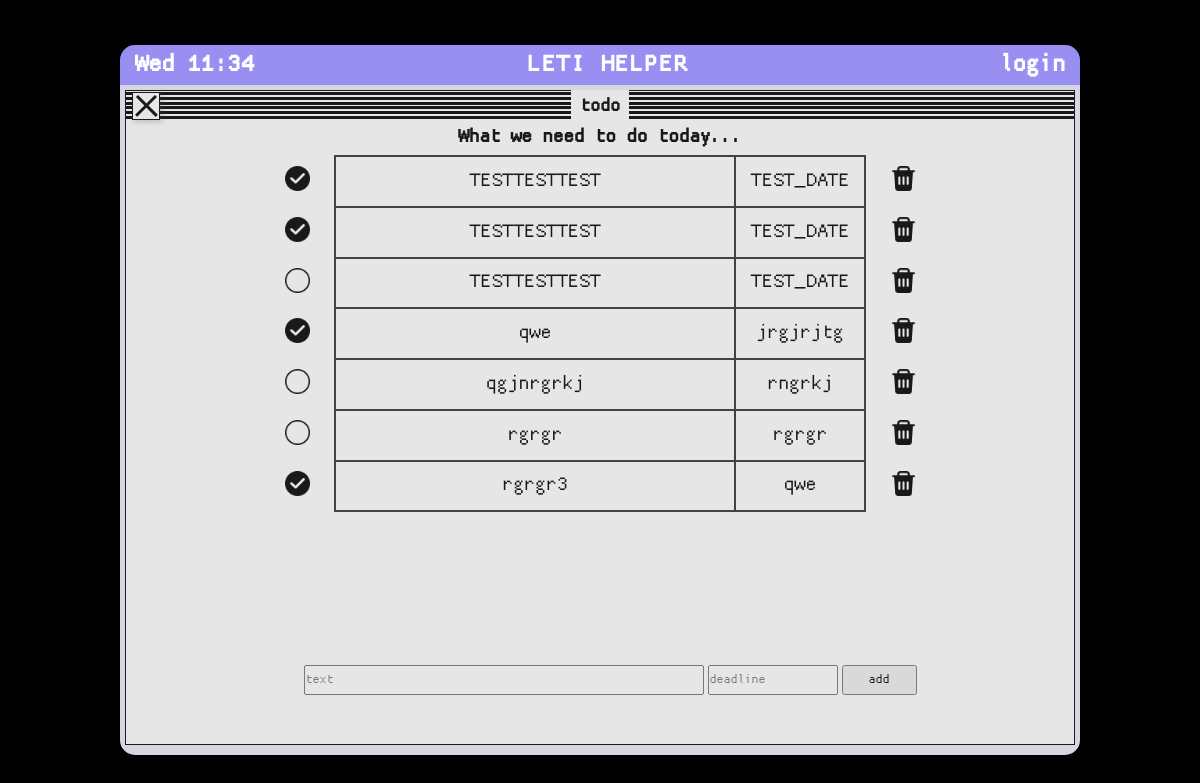
Screenshot of /todo with the database file from the repository.
### website/models.py (models this page shows)
class List(db.Model):
    id = db.Column(db.Integer, primary_key=True)
    text = db.Column(db.String(200))
    deadline = db.Column(db.String(10))
    complete = db.Column(db.Boolean, default=False)

### website/views.py (the view)
@views.route('/todo')
def todo():
    response = List.query.all()
    return render_template('todo.html', page_class = 'todo-page', page_title = 'todo', res=response, len=len(response))

### website/templates/todo.html (shortened to what this page needs)
{% extends 'base-page.html' %}
{% block page_content %}
<div class="page-content schedule-page-content page-todo">
    <div class="todo-head">What we need to do today...</div>
    <div class="fulltable no-copy">
        <div class="scroll-table todo-table no-copy">
            <div class="scroll-table-body">
                <table class="head-table">
                    <tbody>
                                {% if res.len == 0 %}
                                <h1>
                                    There are not tasks
                                </h1>
                                {% else %}
                                {% for i in range(len)%}
                                <tr class="tr-content no-copy">
                                    {% if not res[i]['complete'] %}
                                        <td class="td-time todo-done">
                                            <form  action="/compl_task" method="post" class="form-example">
                                                <button class="del-add-compl" name="id" value="{{res[i]['id']}}">
                                                    <img class="todo-img" src="../static/img/dry-clean.png">
                                                </button>
                                            </form>
                                        </td>
                                    {% else %}
                                        <td class="td-time todo-done">
                                            <form  action="/encompl_task" method="post" class="form-example">
                                                <button class="del-add-compl" name="id" value="{{res[i]['id']}}">
                                                    <img class="todo-img" src="../static/img/checked.png">
                                                </button>
                                            </form>
                                        </td>
                                    {% endif %}
                                    <td class="td-info todo-text">{{res[i]['text']}}</td>
                                    <td class="td-place todo-deadline">{{res[i]['deadline']}}</td>
                                    <td class="td-teacher todo-pomo no-copy">
                                        <form  action="/del_task" method="post" class="form-example">
                                            <button class="del-add-compl" name="id" value="{{res[i]['id']}}" >
                                                <img class="todo-img" src="../static/img/trash.png">
                                            </button>
                                        </form>
                                    </td>
                                </tr>
                                {% endfor %}
                                {% endif %}
                        </tbody>
                    </table>
                </div>
            </div>
        </div>
        <form class="todo-form" action="/post_task" method="post" class="form-example">
                  <div>
                    <input placeholder="text" class="form-text" name="text" autocomplete="off"  id="name" required>
                </div>
                <div>
                    <input placeholder="deadline" class="form-deadline" name="deadline" autocomplete="off" id="email" required>
                </div>
                <div>
                    <input class="button-send" type="submit" value="add">
                </div>
        </form>
    </div>
    {% endblock %}

### website/templates/base-page.html (shortened to what this page needs)
{% extends 'base.html' %}
{% block content %}
<div class="page {{page_class}}">
    <div class="page-header">
        <div class="lines">
            <a href="/" class="page-exit">
                <span></span>
            </a>
            <div class="page-title no-copy"><p>{{page_title}}</p></div>
        </div>
    </div>
    {% block page_content -%}
    {% endblock%}
</div>
{% endblock %}

### website/templates/base.html (shortened to what this page needs)
<!DOCTYPE html>
<html lang="en">
<head>
    <link rel="stylesheet" href="{{url_for('static',filename='css/reset.css')}}">
    <link rel="stylesheet" href="{{url_for('static',filename='css/normalize.css')}}">
    <link rel="stylesheet" href="{{url_for('static',filename='css/style.css')}}">
</head>
<body>
    <div class="fullscrean">
        <div class="main-container">
            <div class="header-container">
                <div class="time no-copy" id="time"></div>
                <div class="LETI no-copy">LETI HELPER</div>
                <div class="log-btn no-copy clickable" id="open-login-form">login</div>
            </div>
            <div class="content-container" id="content-container">
                {% block content -%}
                {% endblock%}
            </div>
        </div>
    </div>
</body>
</html>

### website/static/css/style.css (style rules this page uses)
* { box-sizing: border-box; margin: 0; padding: 0; }
.no-copy { -moz-user-select: none; -webkit-user-select: none; -ms-user-select: none; user-select: none; }
body { height: 100%; }
.fullscrean { min-height: 100vh; font-family: 'basis33'; background-color: black; display: flex; justify-content:center; align-items: center; }
.main-container { border-radius: 15px 15px 15px 15px; max-width: 960px; min-width: 960px; position: relative; }
.header-container { font-size: 30px; color: white; font-weight: bold; padding-left: 15px; padding-right: 15px; height: 40px; width: 100%; background-color: #998ff2; display: flex; align-items: center; justify-content: space-between; border-radius: 15px 15px 0 0; }
.LETI { letter-spacing: 1.5px; }
.log-btn { padding-left: 38px; }
.content-container { position: relative; min-width: 100%; min-height: 670px; filter: brightness(80%); filter: contrast(80%); background-image: url("../img/Dots\ 4px.svg"); border-radius: 0 0 15px 15px; padding: 5px; background: #ecebfa; }
.page { position: absolute; z-index: 2; background: white; width: 950px; height: 655px; border: 1px solid black; }
.page-header { width: 100%; height: 30px; }
.lines { position: relative; height: 29px; display: flex; flex-direction: column; justify-content: space-around; }
.page-title { padding-left: 5px; border: 4px solid white; padding-right: 5px; padding-top: 1px; font-size: 23px; font-weight: bold; background: white; align-self: center; display: block; position: absolute; }
.page-exit { width: 28px; display: flex; justify-content: center; align-items: center; flex-direction: column; height: 28px; background: white; position: absolute; border: 1px solid black; box-shadow: 2px 2px 5px 0px rgba(50,50,50,0.25); left: 6px; }
.page-exit span { height: 3px; background: black; display: block; width: 28px; margin: 3px; }
.page-exit span { transform: translate(6px, -14px) rotate(45deg); transform-origin: left top; }
.fulltable { display: flex; justify-content: space-between; }
.page-content { padding: 5px; }
.tr-content { font-size: 25px; }
td { vertical-align: middle; vertical-align: center; text-align: center; padding: 5px; border: 2px solid #333; }
.td-info { min-width: 400px; max-width: 400px; }
.td-time { min-width: 135px; }
.td-place { min-width: 130px; }
.td-teacher { min-width: 200px; }
.scroll-table-body { overflow-x:hidden; height: 500px; overflow-y: auto; }
.todo-pomo { padding-top: 10px; min-width: 75px; border: none; }
.todo-done { padding-top: 10px; min-width: 75px; border: none; }
.todo-img { height: 25px; width: 25px; }
.todo-form { padding-left: 20px; display: flex; flex-direction: row; }
.page-todo { display: flex; flex-direction: column; align-items: center; }
.todo-table { margin-bottom: 10px; }
.form-deadline { max-width: 130px; margin-right: 4px; min-height: 30px; }
.form-text { margin-right: 4px; min-width: 400px; min-height: 30px; }
.button-send { min-width: 75px; min-height: 30px; }
.todo-head { font-weight: bold; font-size: 24px; margin-bottom:5px; }
.del-add-compl { background: white; border: none; }

### rows the page displays
List: complete True (drawn), text "TESTTESTTEST", deadline "TEST_DATE"
List: complete True (drawn), text "TESTTESTTEST", deadline "TEST_DATE"
List: complete False (drawn), text "TESTTESTTEST", deadline "TEST_DATE"
List: complete True (drawn), text "qwe", deadline "jrgjrjtg"
List: complete False (drawn), text "qgjnrgrkj", deadline "rngrkj"
List: complete False (drawn), text "rgrgr", deadline "rgrgr"
List: complete True (drawn), text "rgrgr3", deadline "qwe"

### other values shown
{{ page_title }} "todo"
